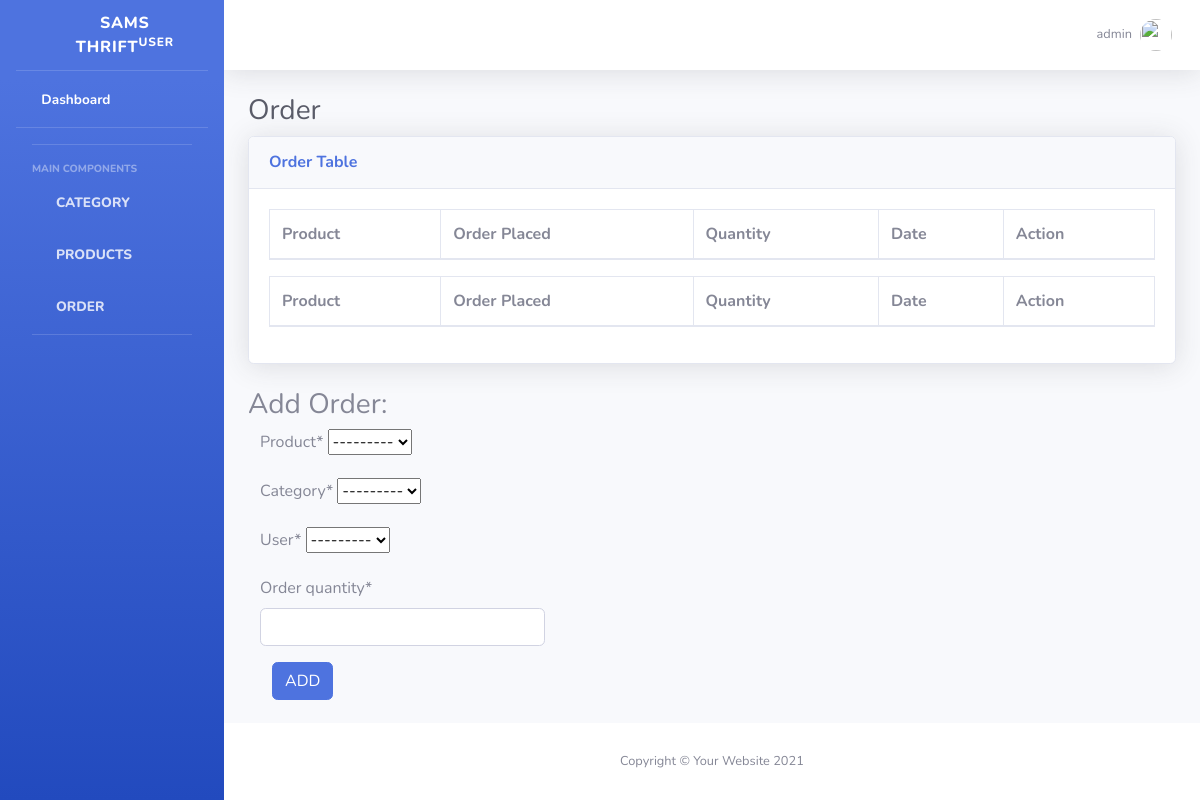
Page /order/ (signed in) on the earlier database version.
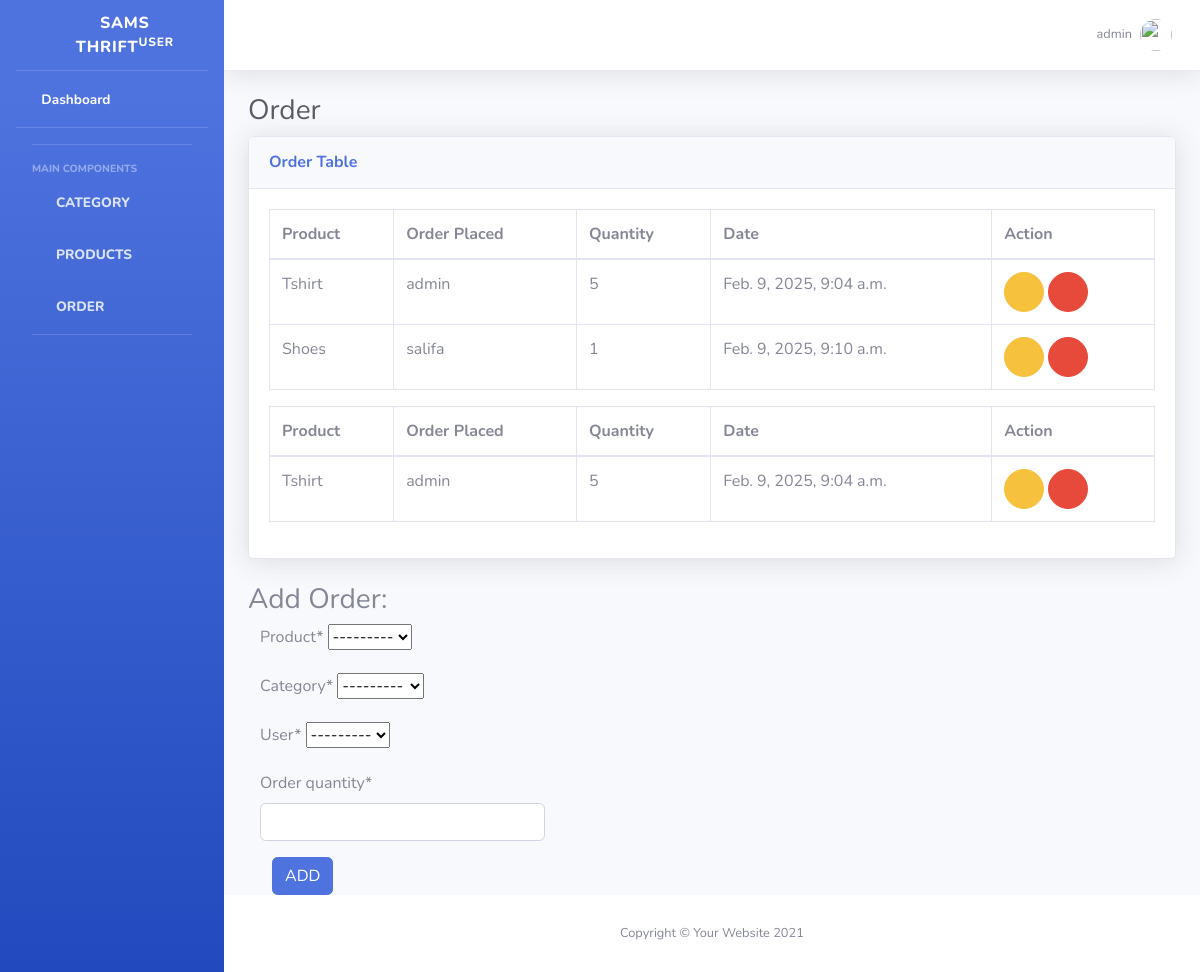
Same page on the later database version.
### dashboard/models.py (models this page shows, shortened)
class Order(models.Model):
 product= models.ForeignKey(Product,on_delete=models.CASCADE)
 category=models.ForeignKey(Category,on_delete=models.CASCADE)
 user= models.ForeignKey(User,models.CASCADE,null=True)
 order_quantity=models.PositiveIntegerField()
 date=models.DateTimeField(auto_now_add=True)

class Product(models.Model):
    name = models.CharField(max_length=100)
    category = models.ForeignKey(Category,on_delete=models.CASCADE)
    size = models.CharField(max_length=10)
    condition = models.CharField(max_length=50)
    fabric= models.CharField(max_length=50)
    quantity = models.PositiveIntegerField()
    price = models.PositiveIntegerField()
    def __str__(self):
       return self.name

### dashboard/views.py (the view)
# urls.py: path('order/',views.order,name='dashboard-order'),
@login_required(login_url='user-login')
def order(request):
    items = Order.objects.all()
    if request.method == 'POST':
        form = OrderForm(request.POST)
        if form.is_valid():
            form.save()
        order_name = form.cleaned_data.get('product')
        messages.success(request, f'{order_name} added successfully ')
        return redirect('dashboard-order')
    else:
        form = OrderForm()
    context = {
        'items': items,
        'form': form,
    }
    return render(request, 'dashboard/order.html', context)

### dashboard/forms.py
class OrderForm(forms.ModelForm):
    class Meta:
        model = Order
        fields =['product','category','user','order_quantity']

### dashboard/models.py (called while the page is built)
    def __str__(self):
       return self.name

### templates/dashboard/order.html (shortened to what the changed rows need)
{% include 'partials/header.html' %}
                <div class="container-fluid">
                    <h1 class="h3 mb-2 text-gray-800">Order</h1>
                    <div class="card shadow mb-4">
                        <div class="card-body">
                            <div class="table-responsive">
                            {% if user.is_authenticated %}
                            {% if user.is_staff and user.is_superuser %}
                                <table class="table table-bordered" id="dataTable" width="100%" cellspacing="0">
                                    <thead>
                                        <tr>
                                            <th>Product</th>
                                            <th>Order Placed</th>
                                            <th>Quantity</th>
                                            <th>Date</th>
                                            <th>Action</th>
                                        </tr>
                                    </thead>
                                    <tbody>
                                        {% for items in items %}
                                        <tr>
                                            <td>{{ items.product }}</td>
                                            <td>{{ items.user }}</td>
                                            <td>{{ items.order_quantity }}</td>
                                            <td>{{ items.date }}</td>
                                            <td>
                                                <a href="{% url 'dashboard-order-update' items.id %}" class="btn btn-warning btn-circle">
                                                    <i class="fas fa-exclamation-triangle"></i>
                                                </a>
                                                <a href="{% url 'dashboard-order-delete' items.id %}" class="btn btn-danger btn-circle">
                                                    <i class="fas fa-trash">
                                            </td>
                                        </tr>
                                        {% endfor %}
                                    </tbody>
                                </table>
                                {% endif %}
                                {% endif %}
                                <table class="table table-bordered" id="dataTable" width="100%" cellspacing="0">
                                    <thead>
                                        <tr>
                                            <th>Product</th>
                                            <th>Order Placed</th>
                                            <th>Quantity</th>
                                            <th>Date</th>
                                            <th>Action</th>
                                        </tr>
                                    </thead>
                                    <tbody>
                                        {% for items in items %}
                                        {% if items.user == user %}
                                        <tr>
                                            <td>{{ items.product }}</td>
                                            <td>{{ items.user }}</td>
                                            <td>{{ items.order_quantity }}</td>
                                            <td>{{ items.date }}</td>
                                            <td>
                                                <a href="{% url 'dashboard-order-update' items.id %}" class="btn btn-warning btn-circle">
                                                    <i class="fas fa-exclamation-triangle"></i>
                                                </a>
                                                <a href="{% url 'dashboard-order-delete' items.id %}" class="btn btn-danger btn-circle">
                                                    <i class="fas fa-trash">
                                            </td>
                                        </tr>
                                        {% endif %}
                                        {% endfor %}
                                    </tbody>
                                </table>
                            </div>
                        </div>
                    </div>
                    {% load crispy_forms_tags %}
                </div>
            </div>
            {% include 'partials/footer.html' %}

Differences in the rows shown:
added Order: product "Tshirt", user "admin", order_quantity "5", date "Feb. 9, 2025, 9:04 a.m."
added Order: product "Shoes", user "salifa", order_quantity "1", date "Feb. 9, 2025, 9:10 a.m.", shown under "Order Table"
